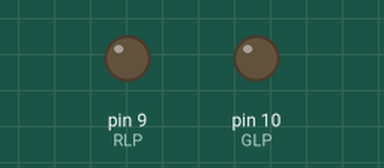
Simulated run of this sketch. Board: Arduino Uno, built with avr-gcc and run on an emulated ATmega328P. Parts: output pins drawn as LEDs (lit = HIGH). What the sketch prints to the serial monitor is not drawn.

Above: at 0.73 s.
At 30.53 s:
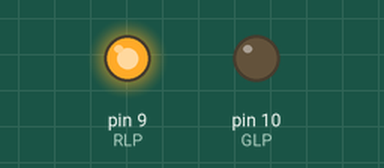
At 60.21 s:
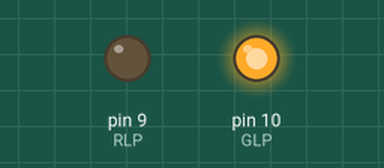
Timing chart, 0 to 60.6 s (numbered marks = the images above):
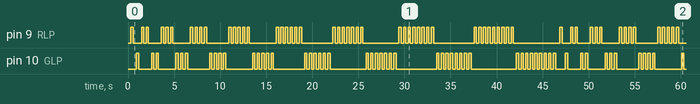

Measured:
- by itself, pin 9 (RLP), pin 10 (GLP): moves between LOW and HIGH, repeating every 46.6 s
- by itself, everything shown: repeats every 46.6 s, in 180 steps

The sketch:

sketch_shayna_question.ino
```cpp
int RLP=9;
int GLP=10;
int ROT= 250;
int ROFT= 250;
int GOT= 250;
int GOFT= 250;
String redmessage = "Harshita the GREAT is doing MAGIC. She is making the red LED blink";
String redsubmessage = "   WOW! The MAGIC is happening! the red LED is on blink # ";
String greenmessage = "Harshita the MOST WONDERFUL is doing a MIRACLE. She is making the green LED blink";
String greensubmessage = "   OMG! The miracle is happening! the green LED is on blink # ";

void setup () {
  Serial.begin(9600);

  pinMode(RLP, OUTPUT);
  pinMode(GLP, OUTPUT);

  String WM1 = "Welcome to...";
  String WM2 = "  the MOST FANTASTIC program ever!";
  String WM3 = "    created by- Harshita the amazingEST";
  String WM4 ;
  WM4 = WM1+WM2+WM3;
  Serial.print(WM4);
}

void loop() {
 for(int y=0; y<10; y=y+1){
  Serial.println(redmessage);
  for(int x=1; x<=y;x=x+1){
    Serial.print(redsubmessage);
    Serial.println(x);
     digitalWrite(RLP, y);
     delay(ROT);
     digitalWrite(RLP, LOW);
     delay(ROFT);
    }

  Serial.println(greenmessage);
 for(int h=1;h<= y;h=h+1){
  Serial.print(greensubmessage);
  Serial.println(h);

  digitalWrite(GLP, y);
  delay(GOT);
  digitalWrite(GLP, LOW);
  delay(GOFT);
  }
 }
}
```
